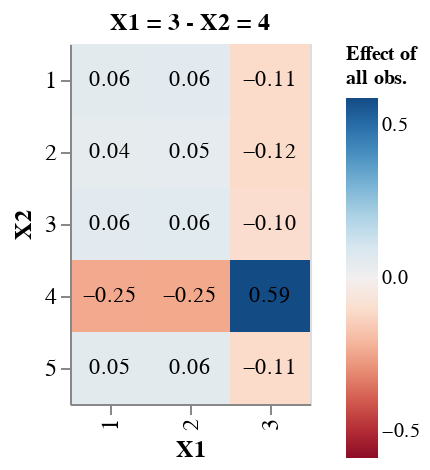

Source (notebook cell):
### Markdown cell above
Now we take one raked value ($X_1 = 3$ and $X_2 = 4$) and we look at how it is nfluenced by the observations.

### Code cell
index = np.argmax(np.abs(df_y.grad_y))
index_raked_1 = df_y.iloc[index].raked_1
index_raked_2 = df_y.iloc[index].raked_2
df_y_loc = df_y.loc[(df_y.raked_1==index_raked_1)&(df_y.raked_2==index_raked_2)]
max_scale = max(abs(df_y_loc['grad_y'].min()), abs(df_y_loc['grad_y'].max()))

base = alt.Chart(df_y_loc).encode(
    x=alt.X('X1:N', axis=alt.Axis(title='X1')),
    y=alt.Y('X2:N', axis=alt.Axis(title='X2')),
)

heatmap = base.mark_rect().encode(
    color=alt.Color('grad_y:Q',
        scale=alt.Scale(scheme='redblue', domain=[-max_scale, max_scale]),
        legend=alt.Legend(title=['Effect of', 'all obs.']))
)

text = base.mark_text(baseline='middle').encode(
    alt.Text('grad_y:Q', format='.2f')
)

chart = alt.layer(heatmap, text
).properties(
    title='X1 = ' + str(int(index_raked_1)) + ' - X2 = ' + str(int(index_raked_2)),
    width=120,
    height=180
).configure_title(
    fontSize=12
).configure_axis(
    labelFontSize=12,
    titleFontSize=12
).configure_legend(
    labelFontSize=10,
    titleFontSize=10
)
chart

### Figure 1 — Vega-Lite specification as saved in the notebook (floating-point values rounded to 4 significant figures)
{"config": {"view": {"continuousWidth": 300, "continuousHeight": 300}, "axis": {"labelFontSize": 12, "titleFontSize": 12}, "legend": {"labelFontSize": 10, "titleFontSize": 10}, "title": {"fontSize": 12}}, "layer": [{"mark": {"type": "rect"}, "encoding": {"color": {"field": "grad_y", "legend": {"title": ["Effect of", "all obs."]}, "scale": {"domain": [-0.5872, 0.5872], "scheme": "redblue"}, "type": "quantitative"}, "x": {"axis": {"title": "X1"}, "field": "X1", "type": "nominal"}, "y": {"axis": {"title": "X2"}, "field": "X2", "type": "nominal"}}}, {"mark": {"type": "text", "baseline": "middle"}, "encoding": {"text": {"field": "grad_y", "format": ".2f", "type": "quantitative"}, "x": {"axis": {"title": "X1"}, "field": "X1", "type": "nominal"}, "y": {"axis": {"title": "X2"}, "field": "X2", "type": "nominal"}}}], "data": {"name": "data-8654bbd220afbe3e61efd83dad331cbf"}, "height": 180, "title": "X1 = 3 - X2 = 4", "width": 120, "$schema": "https://vega.github.io/schema/vega-lite/v5.20.1.json", "datasets": {"data-8654bbd220afbe3e61efd83dad331cbf": [{"raked_1": 3, "raked_2": 4, "X1": 1, "X2": 1, "grad_y": 0.05548}, {"raked_1": 3, "raked_2": 4, "X1": 2, "X2": 1, "grad_y": 0.05904}, {"raked_1": 3, "raked_2": 4, "X1": 3, "X2": 1, "grad_y": -0.1124}, {"raked_1": 3, "raked_2": 4, "X1": 1, "X2": 2, "grad_y": 0.0444}, {"raked_1": 3, "raked_2": 4, "X1": 2, "X2": 2, "grad_y": 0.04773}, {"raked_1": 3, "raked_2": 4, "X1": 3, "X2": 2, "grad_y": -0.1173}, {"raked_1": 3, "raked_2": 4, "X1": 1, "X2": 3, "grad_y": 0.05924}, {"raked_1": 3, "raked_2": 4, "X1": 2, "X2": 3, "grad_y": 0.06278}, {"raked_1": 3, "raked_2": 4, "X1": 3, "X2": 3, "grad_y": -0.103}, {"raked_1": 3, "raked_2": 4, "X1": 1, "X2": 4, "grad_y": -0.2451}, {"raked_1": 3, "raked_2": 4, "X1": 2, "X2": 4, "grad_y": -0.2456}, {"raked_1": 3, "raked_2": 4, "X1": 3, "X2": 4, "grad_y": 0.5872}, {"raked_1": 3, "raked_2": 4, "X1": 1, "X2": 5, "grad_y": 0.0535}, {"raked_1": 3, "raked_2": 4, "X1": 2, "X2": 5, "grad_y": 0.05702}, {"raked_1": 3, "raked_2": 4, "X1": 3, "X2": 5, "grad_y": -0.1135}]}}
